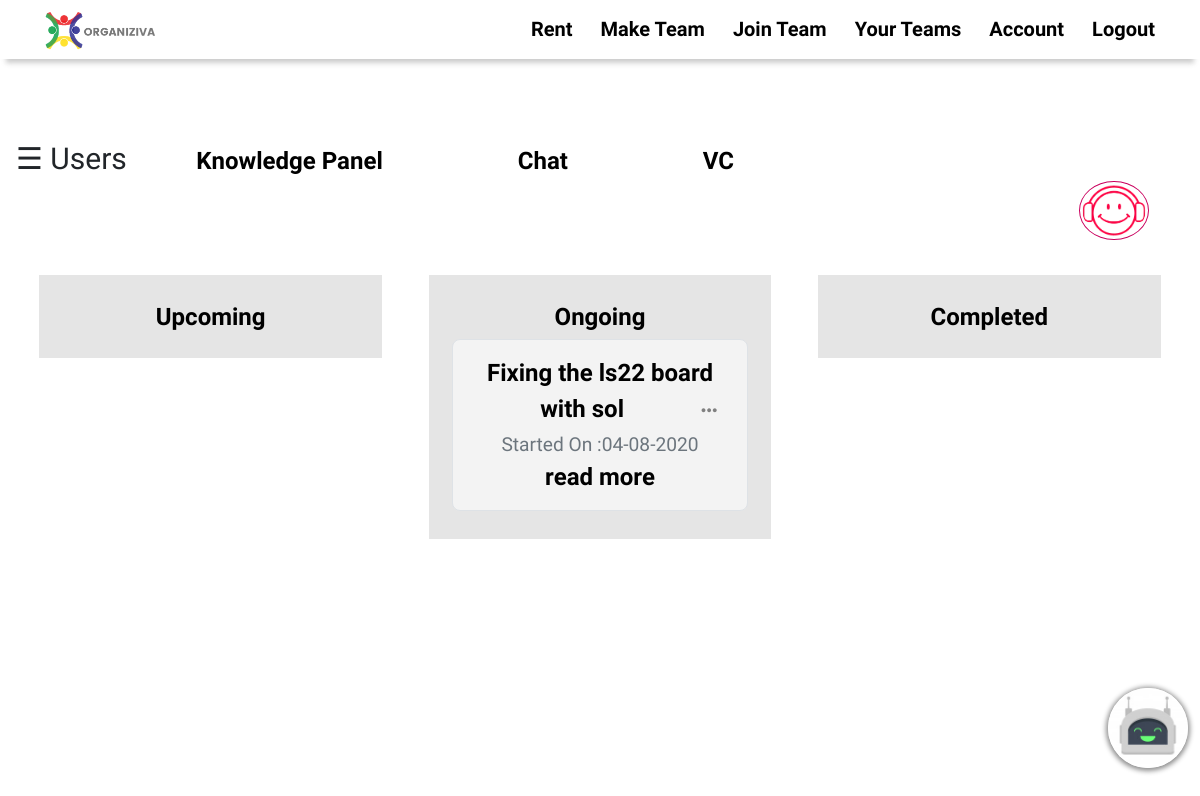
Page /c958cd92c34a6f77dpsrohini/team (signed in) on the earlier database version.
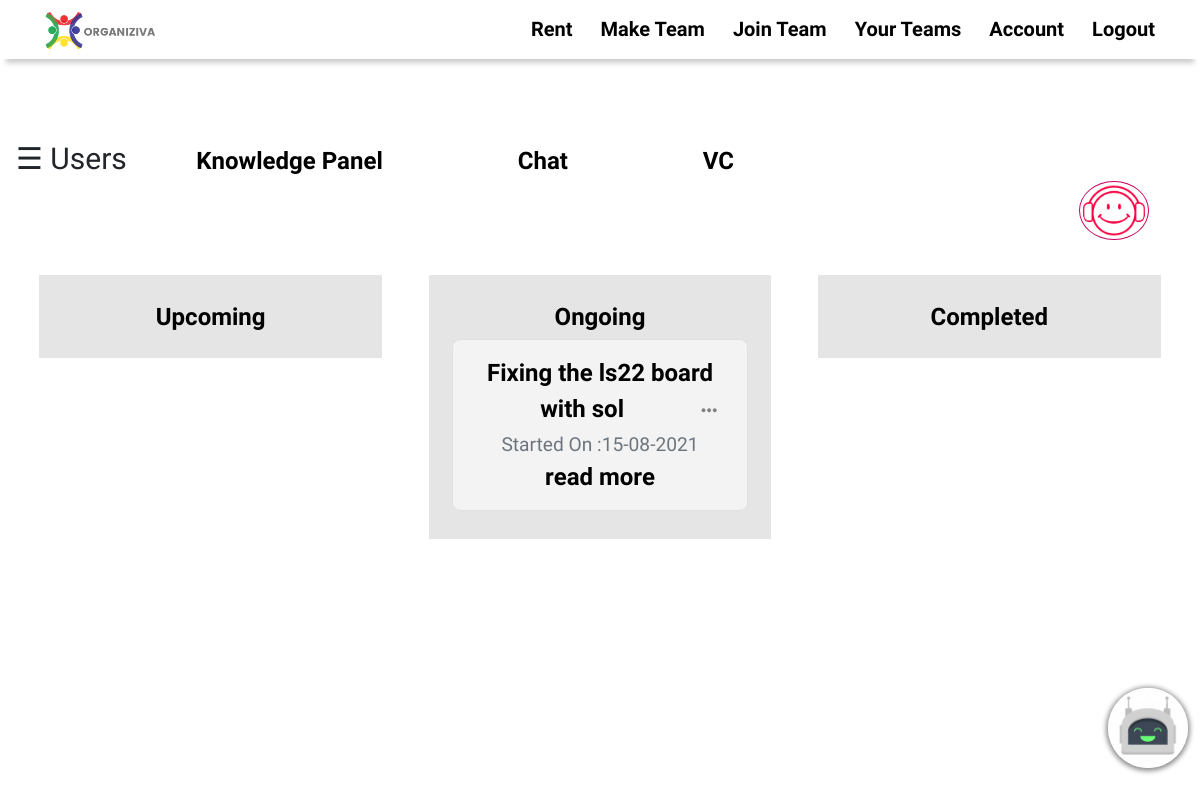
Same page on the later database version.
### Tool/models.py (models this page shows, shortened)
class Events(db.Model):
    __tablename__ = 'events'
    id = db.Column(db.Integer, primary_key = True)
    teamid = db.Column(db.Integer, db.ForeignKey('teams.randomid'))
    date = db.Column(db.DateTime,nullable = False,default=datetime.now)
    start_date = db.Column(db.DateTime,nullable = True)
    end_date = db.Column(db.DateTime,nullable = True)
    title = db.Column(db.String)
    event = db.Column(db.String)
    type = db.Column(db.String)

### app.py (the view)
@app.route('/<team_id>/team', methods = ['GET' , 'POST'])
@login_required
def team(team_id):
    team = Team.query.filter_by(randomid = team_id).first()
    if current_user in team.workers:
        team_upcoming = Events.query.filter_by(type = 'upcoming', teamid = team_id).order_by(Events.start_date.asc())
        for upcoming in team_upcoming:
            if upcoming.start_date is None:
                continue
            now = datetime.now()
            if upcoming.start_date.strftime('%d-%m-%Y') <= now.strftime('%d-%m-%Y'):
                return redirect(url_for('change_event' , team_id = team_id , event_id = upcoming.id , type = 'o'))
        team_ongoing = Events.query.filter_by(type = 'ongoing', teamid = team_id).order_by(Events.start_date.asc())
        team_completed = Events.query.filter_by(type = 'completed', teamid = team_id).order_by(Events.date.asc())
        team_owner = team.ownerid
    else:
        abort(403)
    return render_template('team.htm',team = team ,team_owner = team_owner, team_upcoming = team_upcoming,
                            team_ongoing = team_ongoing , team_completed = team_completed , team_id = team_id )

### Tool/models.py (called while the page is built)
@login_manager.user_loader
def load_user(user_id):
    return User.query.get(user_id)

### Tool/templates/team.htm (shortened to what this page needs)
{%extends 'base.htm'%}
{%block content%}
<div id="main">
  <br><br><br><br><br>
<span style="font-size:30px;cursor:pointer" onclick="openNav()">&#9776; Users</span>
<a style=" padding: 0.61% ;border-radius: 7%;" class="addition" href="{{url_for('all_knowledge' , team_id = team_id)}}">Knowledge Panel</a>
<a style=" padding: 0.61% ;border-radius: 7%;" class="addition" href="{{url_for('sessions' , teamid = team_id)}}">Chat</a>
<a title="video call" style=" padding: 0.61% ;border-radius: 7%;" class="addition" href="{{url_for('vc' , team_id = team_id)}}">VC</a>
<div class="portfolio">
  <div class="portfolio-item">
      <a href="#lightbox" title="Relaxing Music" class="button"><img style="float: right; margin-bottom: 3% ;padding: 0.2%; margin-right: 3%; border-radius: 50%; border: 1px solid rgb(201, 0, 94);" src="{{url_for('static', filename="head.png")}}" alt="Music to deal with fatigue"  width="70px"></a>
  </div>
</div>
<div class="lists">
  <div class="list">
    {%if team_owner == current_user.id%}
      <a title="Add Event" align = "center" href="{{url_for('make_upcoming' , team_id = team_id , type = 'upcoming')}}">
        <i class="fa fa-calendar-plus-o" style="font-size:24px"></i>
        Upcoming</a>
    {%else%}
    <center>Upcoming</center>
    {%endif%}
  </div>
  <div class="list">
    {%if team_owner == current_user.id%}
      <a title="Add Event" align = "center" href="{{url_for('make_upcoming' , team_id = team_id ,type = 'ongoing')}}">
        <i class="fa fa-calendar-plus-o" style="font-size:24px"></i>
        Ongoing</a>
    {%else%}
    <center>Ongoing</center>
    {%endif%}
    {%if team_ongoing%}
      {%for event in team_ongoing%}
      <div class = "list-item jumbotron border">
        {{event.title}}
        <div class="dropdown" style="float:right;">
          <i class="fas fa-ellipsis-h dropbtn"></i>
        </div>
        <small id="emailHelp" class="form-text text-muted">Started On :{{event.start_date.strftime('%d-%m-%Y')}}</small>
        <a href="{{url_for('event' ,team_id = team_id, event_id = event.id )}}">read more</a>
      </div>
      {%endfor%}
    {%endif%}
  </div>
  <div class="list">
    {%if team_owner == current_user.id%}
      <a title="Add Event" align = "center" href="{{url_for('make_upcoming' , team_id = team_id , type = 'completed')}}">
        <i class="fa fa-calendar-plus-o" style="font-size:24px"></i>
        Completed</a>
    {%else%}
    <center>Completed</center>
    {%endif%}
  </div>
</div>
</div>
{%endblock%}

Differences in the rows shown:
changed Events "Fixing the ls22 board with sol": start_date "04-08-2020" → "15-08-2021"
